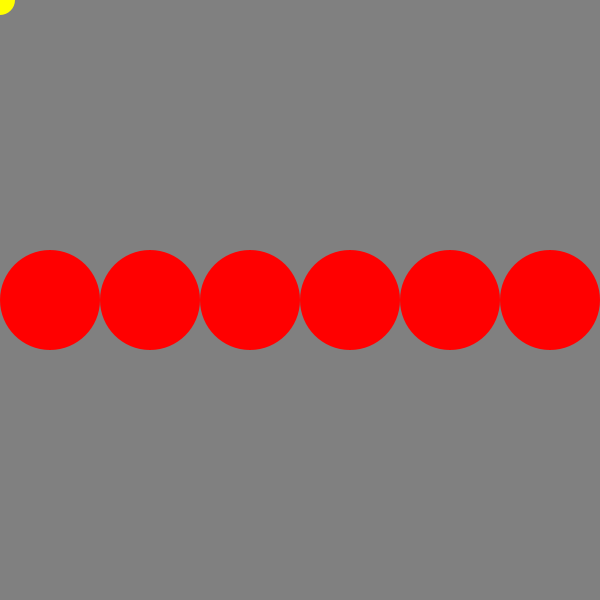
Frame 1 (no input)
Frame 60 (the mouse pressed at the canvas centre just before this capture): identical to frame 1, image omitted
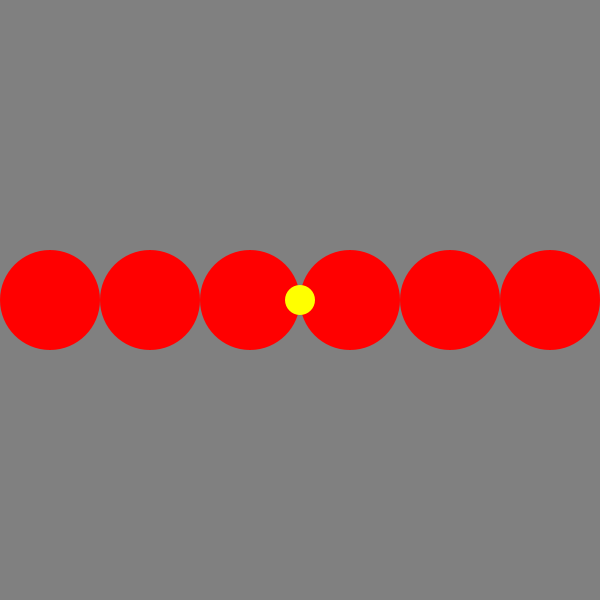
Frame 120 (the mouse held since frame 60 and released just before this capture)

The Processing sketch that drew these frames (run headless with seeded random() and noise(); from frame 60 on, the mouse is pressed at the canvas centre):

// Processing sketch: sketch_2
// ── sketch_2.pde
int [] bricks = new int [6];
boolean [] alive = new boolean [10];

void setup() {
  size(600, 600);
  
  for(int i = 0; i < bricks.length; i++){
    bricks[i] = i * 100 + 50;
    alive[i] = true;
  }
  
  fill(#FF0000);
  noStroke();
}

void draw() {
  background(128);

  for(int i = 0; i < bricks.length; i++){
    if (alive[i]) {
      ellipse(bricks[i], width/2, 100, 100);
    }
  }
  
  fill(#FFFF00);
  ellipse(mouseX, mouseY, 30, 30);
  fill(#FF0000);
  
  // collision checking
  for(int i = 0; i < bricks.length; i++){
    if (dist(mouseX, mouseY, bricks[i], width/2) < 50 ) {
      alive[i] = false;
    }
  }
}
